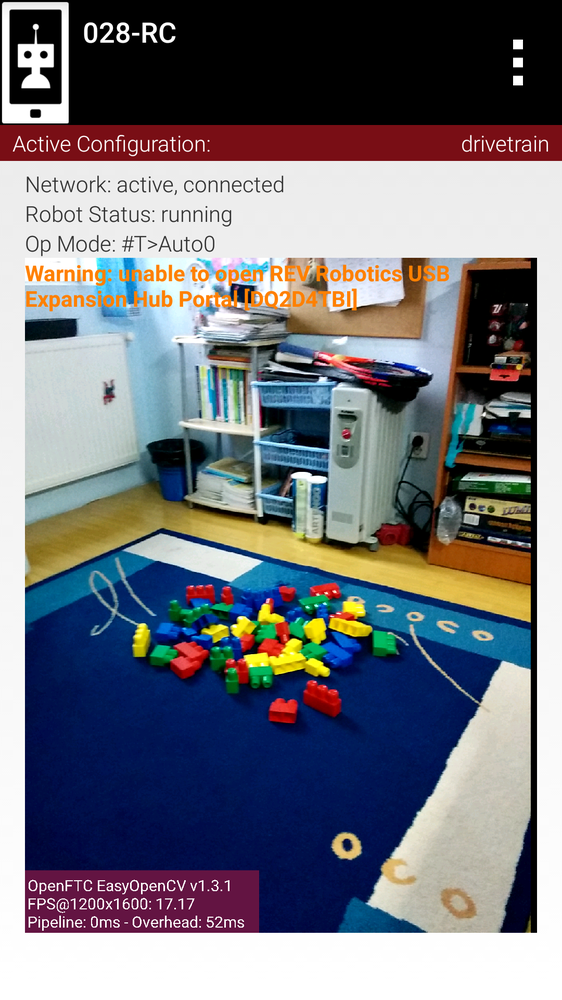
#> input picture test-images/1.png, 562 x 1000 px, shrunk from 1080 x 1920 before the run
$ python helper.py
#> lines starting #> are read from the running program, lines starting #| are printed output that depends on the picture; after the words box and inside, x2 and y2 are one past the last pixel; in counts of white or black regions, pixels touching at a corner belong together
# [15 lines of commented-out code are left out]
import cv2
import numpy as np

# [6 lines of commented-out code are left out]
h1 = 25;h2 = 32;
s1 = 255;s2 = 255;
v1 = 160;v2 = 255;

files = ["1.png","2.png","3.png","4.png","5.png","6.png","7.png"]

for x in files:

    img = cv2.imread(x)
#> img is the input picture: shape (1000, 562, 3); mean B, G, R 124.1, 116.6, 115.9

    COLOR_MIN = np.array([h1, s1, v1])
    COLOR_MAX = np.array([h2, s2, v2])


    hsv_img = cv2.cvtColor(img,cv2.COLOR_BGR2HSV)
#> hsv_img: shape (1000, 562, 3); mean H, S, V 56.8, 103.3, 142.3

    frame_threshed = cv2.inRange(hsv_img, COLOR_MIN, COLOR_MAX)
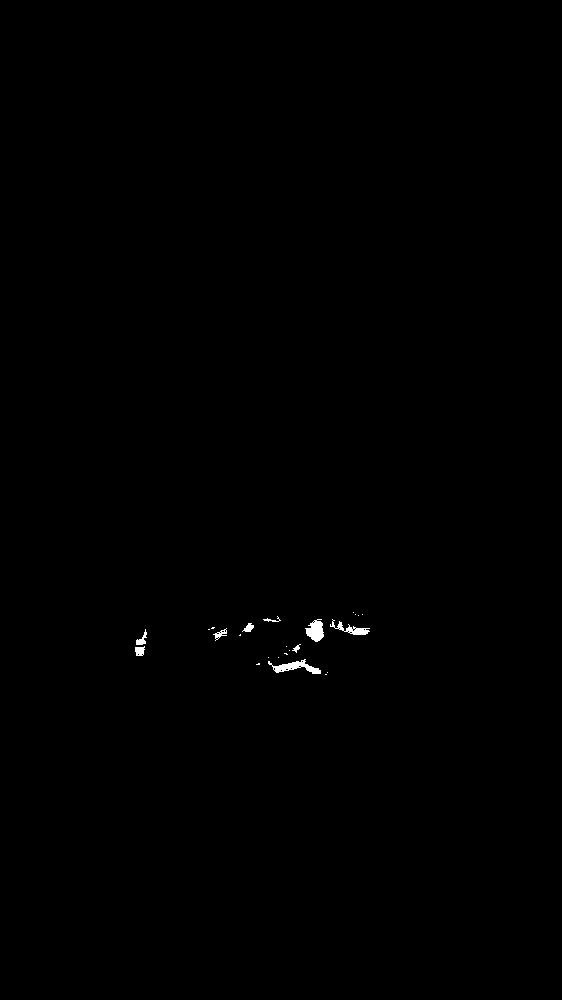
#> frame_threshed: shape (1000, 562); 0.21% white; 24 white regions (15 under 20 px)
    frame_threshed = cv2.GaussianBlur(frame_threshed,(7,7),0);
    im2 = frame_threshed.copy();

    contours,hierarchy = cv2.findContours(im2, cv2.RETR_TREE, cv2.CHAIN_APPROX_SIMPLE)
#> contours = 9 contours; largest, box (x1, y1, x2, y2) and area: (265, 641, 331, 678) 1096, (327, 616, 373, 638) 582, (302, 616, 327, 645) 522, (132, 626, 150, 659) 396, (205, 624, 230, 644) 311

    cv2.drawContours(img,contours,-1,(0,255,0), 3);
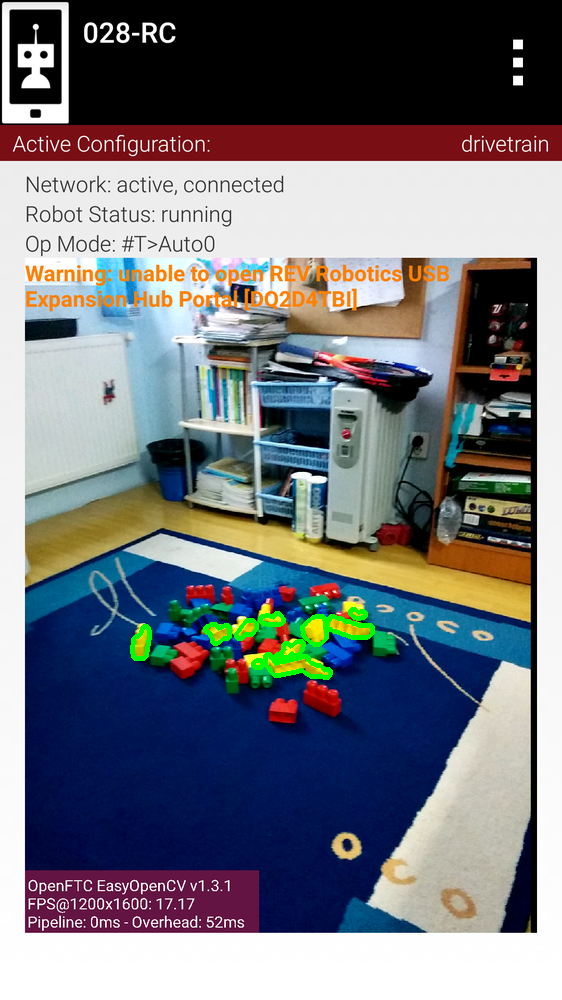
#> img: shape (1000, 562, 3); 0.64% of pixels changed, all inside (x1, y1, x2, y2) = (130, 607, 375, 680)

    cv2.imwrite(x + "_output.png", img)
    cv2.imwrite(x + "_mask.png", frame_threshed)
#> pass 2 of the loop `for x in files:`:
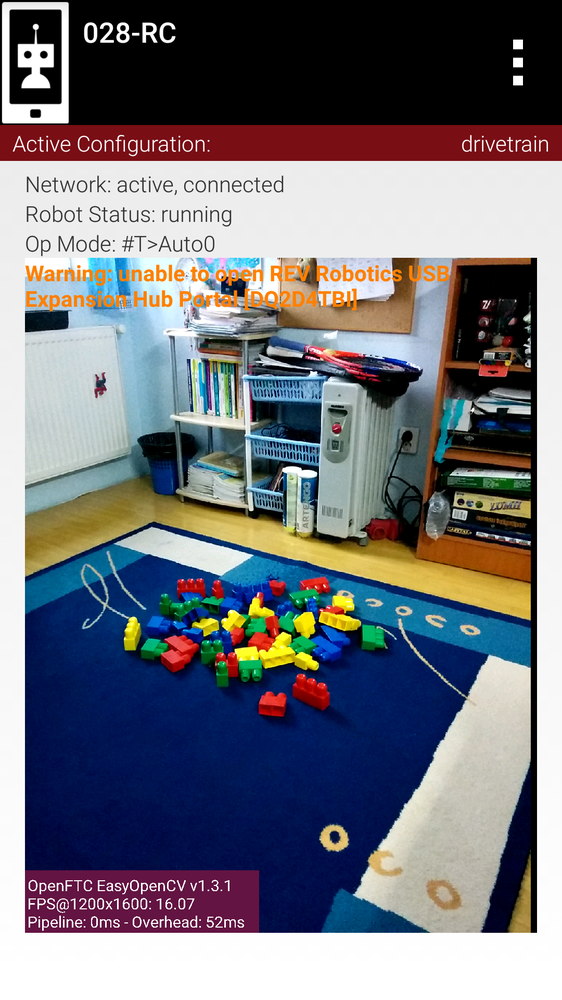
#> input picture test-images/2.png, 562 x 1000 px, shrunk from 1080 x 1920 before the run
#> img is the input picture: shape (1000, 562, 3); mean B, G, R 123.1, 115.5, 115
#> hsv_img: shape (1000, 562, 3); mean H, S, V 56.7, 104, 141.4
#> `frame_threshed = cv2.inRange(hsv_img, COLOR_MIN, COLOR_MAX)`:
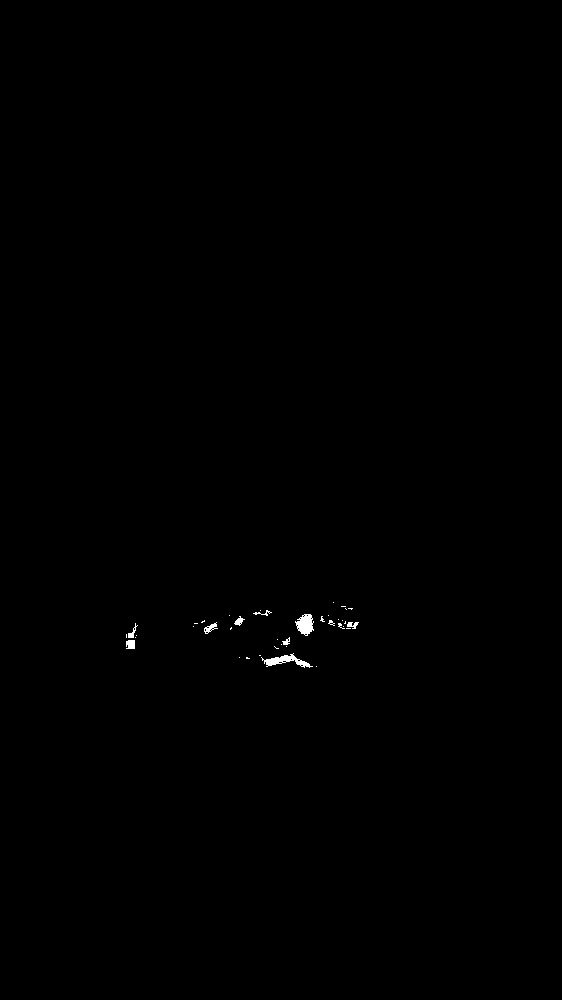
#> frame_threshed: shape (1000, 562); 0.19% white; 39 white regions (29 under 20 px)
#> contours = 12 contours, 2 with area under 20; largest, box (x1, y1, x2, y2) and area: (292, 611, 362, 639) 1046, (256, 650, 320, 671) 743, (123, 620, 141, 652) 386, (190, 617, 221, 637) 356, (226, 612, 248, 633) 258
#> `cv2.drawContours(img,contours,-1,(0,255,0), 3);`:
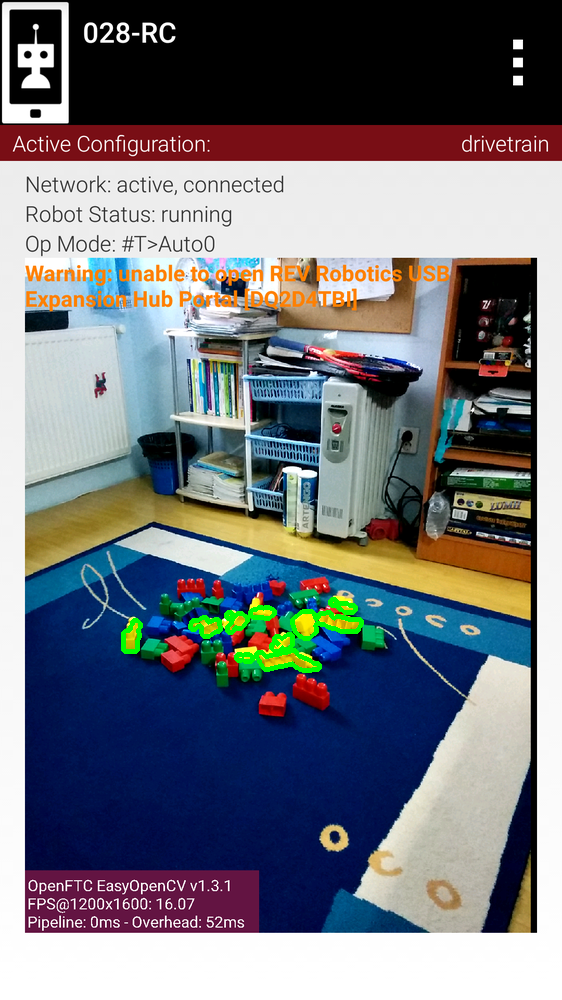
#> img: shape (1000, 562, 3); 0.68% of pixels changed, all inside (x1, y1, x2, y2) = (121, 597, 364, 673)
#> pass 3 of the loop `for x in files:`:
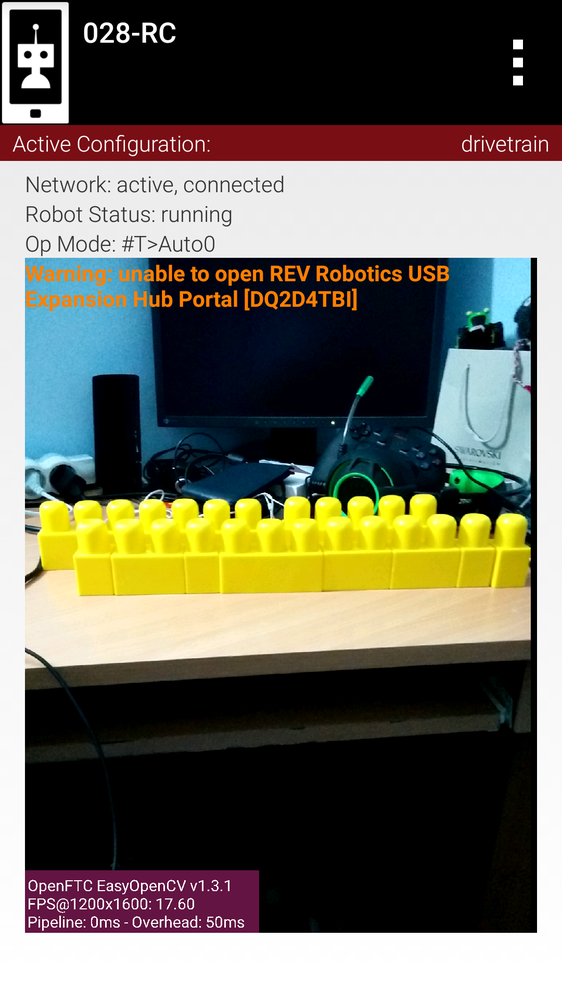
#> input picture test-images/3.png, 562 x 1000 px, shrunk from 1080 x 1920 before the run
#> img is the input picture: shape (1000, 562, 3); mean B, G, R 91.9, 105.8, 107.6
#> hsv_img: shape (1000, 562, 3); mean H, S, V 37.5, 86.6, 118.3
#> `frame_threshed = cv2.inRange(hsv_img, COLOR_MIN, COLOR_MAX)`:
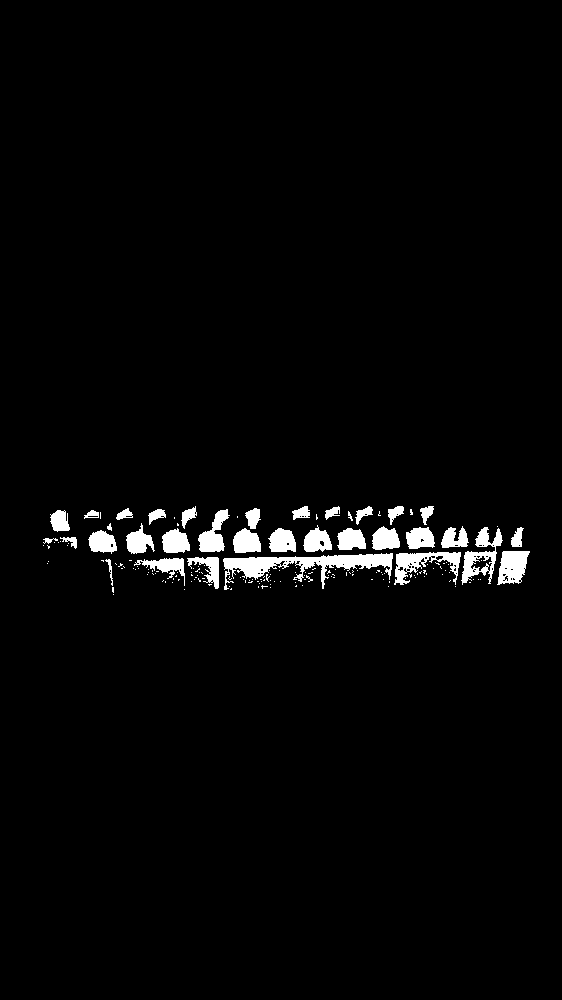
#> frame_threshed: shape (1000, 562); 2.5% white; 176 white regions (142 under 20 px)
#> contours = 23 contours, 16 with area under 20; largest, box (x1, y1, x2, y2) and area: (85, 503, 533, 598) 26037, (40, 507, 80, 552) 1104, (322, 503, 343, 523) 292, (81, 507, 104, 522) 258, (44, 558, 52, 567) 49, (234, 513, 241, 521) 40, (401, 540, 407, 551) 26
#> `cv2.drawContours(img,contours,-1,(0,255,0), 3);`:
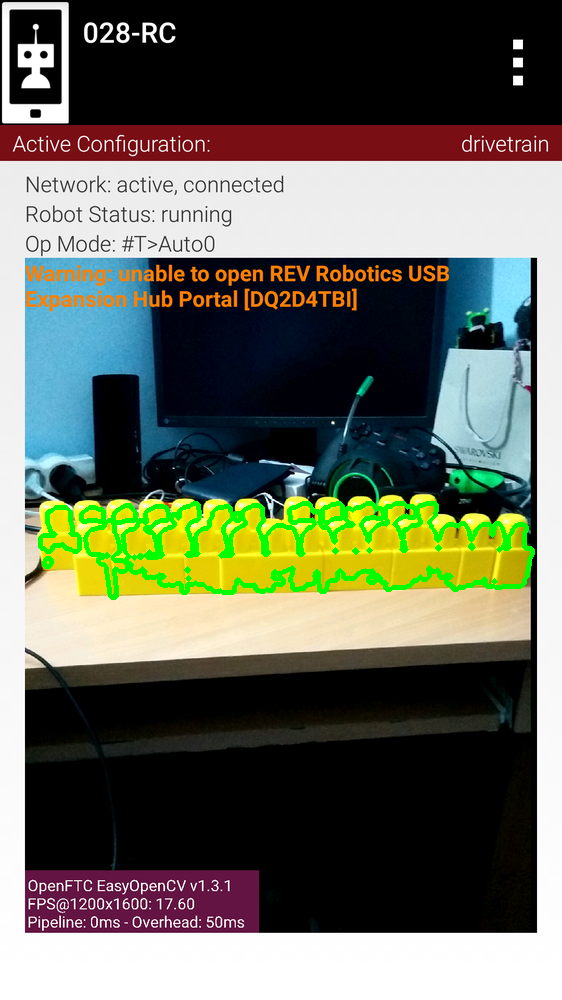
#> img: shape (1000, 562, 3); 2.29% of pixels changed, all inside (x1, y1, x2, y2) = (38, 501, 535, 600)
#> (the run stopped early here; a loop or call above may not have finished)
